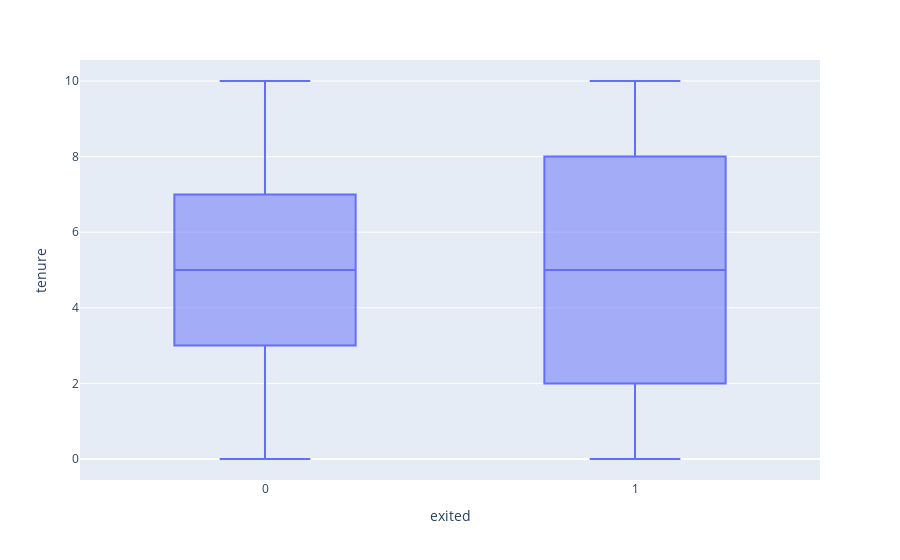

Notebook code cell kept with this figure:
### Markdown cell above
### Tenure

### Code cell
fig = px.box(df3, x="exited", y="tenure")
fig.show()

### Figure 1 — Plotly figure (JSON) as saved in the notebook; plotly's stock layout.template omitted (floating-point values rounded to 4 significant figures; data arrays with more than 128 entries replaced by an {"elided": "..."} marker saying what was removed)
{"data": [{"alignmentgroup": "True", "hovertemplate": "exited=%{x}<br>tenure=%{y}<extra></extra>", "legendgroup": "", "marker": {"color": "#636efa"}, "name": "", "notched": false, "offsetgroup": "", "orientation": "v", "showlegend": false, "type": "box", "x": {"elided": "10000 int values"}, "x0": " ", "xaxis": "x", "y": {"elided": "10000 int values"}, "y0": " ", "yaxis": "y"}], "layout": {"boxmode": "group", "legend": {"tracegroupgap": 0}, "margin": {"t": 60}, "xaxis": {"anchor": "y", "domain": [0, 1], "title": {"text": "exited"}}, "yaxis": {"anchor": "x", "domain": [0, 1], "title": {"text": "tenure"}}}}
